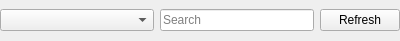
<?xml version="1.0" encoding="UTF-8"?>
<ui version="4.0">
 <class>WardComboBox</class>
 <widget class="QWidget" name="WardComboBox">
  <property name="geometry">
   <rect>
    <x>0</x>
    <y>0</y>
    <width>400</width>
    <height>41</height>
   </rect>
  </property>
  <property name="sizePolicy">
   <sizepolicy hsizetype="Fixed" vsizetype="Fixed">
    <horstretch>0</horstretch>
    <verstretch>0</verstretch>
   </sizepolicy>
  </property>
  <property name="windowTitle">
   <string>Form</string>
  </property>
  <layout class="QGridLayout" name="gridLayout">
   <property name="leftMargin">
    <number>0</number>
   </property>
   <property name="topMargin">
    <number>0</number>
   </property>
   <property name="rightMargin">
    <number>0</number>
   </property>
   <property name="bottomMargin">
    <number>0</number>
   </property>
   <item row="0" column="0">
    <widget class="QComboBox" name="comboBox"/>
   </item>
   <item row="0" column="2">
    <widget class="QPushButton" name="refreshButton">
     <property name="sizePolicy">
      <sizepolicy hsizetype="Fixed" vsizetype="Fixed">
       <horstretch>0</horstretch>
       <verstretch>0</verstretch>
      </sizepolicy>
     </property>
     <property name="text">
      <string>Refresh</string>
     </property>
    </widget>
   </item>
   <item row="0" column="1">
    <widget class="QLineEdit" name="lineEdit">
     <property name="sizePolicy">
      <sizepolicy hsizetype="Minimum" vsizetype="Fixed">
       <horstretch>0</horstretch>
       <verstretch>0</verstretch>
      </sizepolicy>
     </property>
     <property name="placeholderText">
      <string>Search</string>
     </property>
     <property name="clearButtonEnabled">
      <bool>true</bool>
     </property>
    </widget>
   </item>
  </layout>
 </widget>
 <resources/>
 <connections/>
</ui>
